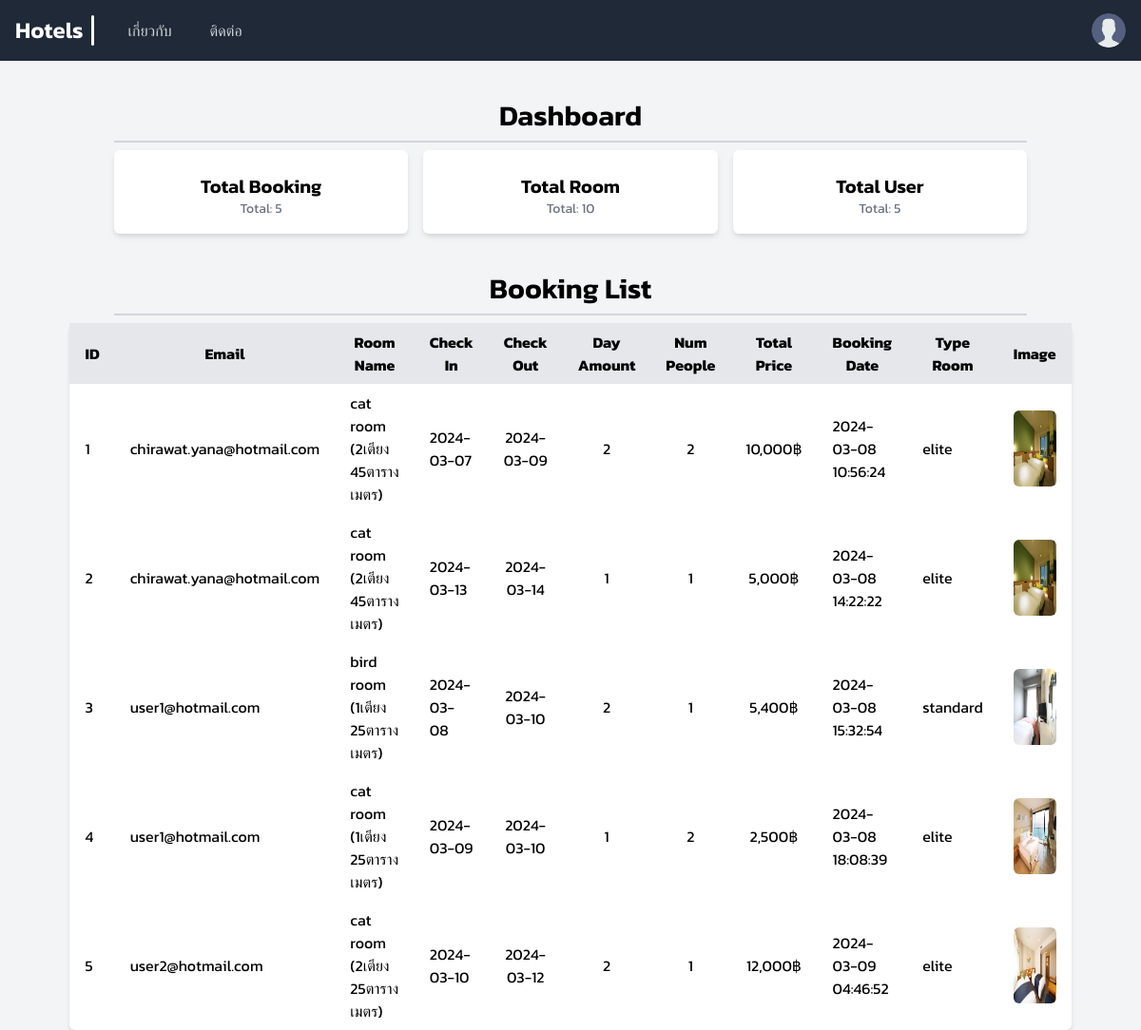
Page /dashboard.php on the committed database.
### tables this page shows
CREATE TABLE `booking` (
  `id` varchar(1000) NOT NULL,
  `user_id` varchar(10) NOT NULL,
  `room_id` varchar(10) NOT NULL,
  `num_people` int(11) NOT NULL,
  `check_in_date` date NOT NULL,
  `check_out_date` date NOT NULL,
  `day_amount` int(11) NOT NULL,
  `total_price` int(11) NOT NULL,
  `booking_date` timestamp NOT NULL DEFAULT current_timestamp() ON UPDATE current_timestamp()
);

CREATE TABLE `user` (
  `id` varchar(10) NOT NULL,
  `email` varchar(255) NOT NULL,
  `password` varchar(20) NOT NULL,
  `phone` varchar(10) NOT NULL,
  `fname` varchar(20) NOT NULL,
  `lname` varchar(20) NOT NULL,
  `role` varchar(5) NOT NULL DEFAULT 'user',
  `create_at` date NOT NULL DEFAULT current_timestamp(),
  `img` varchar(1000) DEFAULT NULL
);

CREATE TABLE `room` (
  `id` varchar(10) NOT NULL,
  `name` varchar(255) NOT NULL,
  `type_id` varchar(10) NOT NULL,
  `detail` varchar(10000) NOT NULL,
  `facility` varchar(10000) NOT NULL,
  `max_people` int(11) NOT NULL,
  `price` int(11) NOT NULL,
  `status` varchar(20) NOT NULL DEFAULT 'available',
  `img` varchar(1000) DEFAULT NULL,
  `create_at` date NOT NULL DEFAULT current_timestamp()
);

CREATE TABLE `type_room` (
  `id` varchar(10) NOT NULL,
  `name` varchar(255) NOT NULL
);

### dashboard.php (the view, shortened to what this page needs)
<?php
    require 'config/database.php';
    $sql = "SELECT booking.id ,user.email as email ,booking.room_id, room.name as room_name, check_in_date as checkIn, check_out_date as checkOut,
    day_amount, num_people, total_price, booking_date, type_room.name as type_room_name, room.img FROM booking INNER JOIN user
    ON user_id = user.id INNER JOIN room ON room_id = room.id INNER JOIN type_room on room.type_id = type_room.id ORDER BY `booking`.`id` ASC";
    $result = mysqli_query($conn, $sql);
    $bookingData = mysqli_fetch_all($result, MYSQLI_ASSOC);
    $sql = "SELECT * FROM room";
    $result = mysqli_query($conn, $sql);
    $roomData = mysqli_fetch_all($result, MYSQLI_ASSOC);
    $sql = "SELECT * FROM user";
    $result = mysqli_query($conn, $sql);
    $userData = mysqli_fetch_all($result, MYSQLI_ASSOC);
?>
<!DOCTYPE html>
<html lang="en">
<head>
    <script src="https://cdn.tailwindcss.com"></script>
    <link rel="stylesheet" href="./assets/css/main.css">
</head>
<body class="bg-[#f3f4f6] min-w-[360px]">
    <?php include './includes/navbar.php'; ?>
    <div class="flex flex-col items-center justify-center mt-10">
        <h1 class="text-3xl font-semibold">Dashboard</h1>
        <div class="w-[80%] h-[2px] bg-gray-300 my-2"></div>
        <div class="w-[80%] grid grid-cols-1 gap-4 sm:grid-cols-2 md:grid-cols-3 lg:grid-cols-3">
            <div class="flex flex-col items-center justify-center bg-white rounded-md shadow-md p-4">
                <h1 class="text-xl font-semibold mt-2">Total Booking</h1>
                <p class="text-sm text-gray-500">Total: <?= count($bookingData) ?></p>
            </div>
            <div class="flex flex-col items-center justify-center bg-white rounded-md shadow-md p-4">
                <h1 class="text-xl font-semibold mt-2">Total Room</h1>
                <p class="text-sm text-gray-500">Total: <?= count($roomData) ?></p>
            </div>
            <div class="flex flex-col items-center justify-center bg-white rounded-md shadow-md p-4">
                <h1 class="text-xl font-semibold mt-2">Total User</h1>
                <p class="text-sm text-gray-500">Total: <?= count($userData) ?></p>
            </div>
        </div>
    </div>
    <div class="flex flex-col items-center justify-center mt-10">
        <h1 class="text-3xl font-semibold">Booking List</h1>
        <div class="w-[80%] h-[2px] bg-gray-300 my-2"></div>
        <table class="w-[80%] bg-white rounded-md shadow-md">
            <thead>
                <tr class="bg-gray-200">
                    <th class="px-4 py-2">ID</th>
                    <th class="px-4 py-2">Email</th>
                    <th class="px-4 py-2">Room Name</th>
                    <th class="px-4 py-2">Check In</th>
                    <th class="px-4 py-2">Check Out</th>
                    <th class="px-4 py-2">Day Amount</th>
                    <th class="px-4 py-2">Num People</th>
                    <th class="px-4 py-2">Total Price</th>
                    <th class="px-4 py-2">Booking Date</th>
                    <th class="px-4 py-2">Type Room</th>
                    <th class="px-4 py-2">Image</th>
                </tr>
            </thead>
            <tbody>
                <?php if ($bookingData !== null) {
                    foreach ($bookingData as $booking) {
                        echo "<tr class='hover:bg-gray-100 transition-all duration-300 ease-in-out'>";
                        echo "<td class='px-4 py-2'>" . $booking['id'] . "</td>";
                        echo "<td class='px-4 py-2'>" . $booking['email'] . "</td>";
                        echo "<td class='px-4 py-2'>" . $booking['room_name'] . "</td>";
                        echo "<td class='px-4 py-2'>" . $booking['checkIn'] . "</td>";
                        echo "<td class='px-2 py-2 text-center'>" . $booking['checkOut'] . "</td>";
                        echo "<td class='px-4 py-2 text-center'>" . $booking['day_amount'] . "</td>";
                        echo "<td class='px-4 py-2 text-center'>" . $booking['num_people'] . "</td>";
                        echo "<td class='px-4 py-2 text-center'>" . number_format($booking['total_price']) . "฿</td>";
                        echo "<td class='px-4 py-2'>" . $booking['booking_date'] . "</td>";
                        echo "<td class='px-4 py-2'>" . $booking['type_room_name'] . "</td>";
                        echo "<td class='px-4 py-2'><img src='./assets/photos/" . $booking['img'] . "' alt='room photo' class='w-20 h-20 rounded-md'></td>";
                        echo "</tr>";
                    }
                } else {
                    echo "<tr><td colspan='11' class='text-center py-2'>No data</td></tr>";
                }
                ?>
            </tbody>
        </table>
    </div>
</body>
</html>

### includes/navbar.php (shortened to what this page needs)
<nav class="bg-gray-800">
  <div class="mx-auto max-w-screen-xl px-4">
    <div class="relative flex h-16 items-center justify-between">
      <div class="flex flex-1 items-center justify-center sm:items-stretch sm:justify-start">
        <div class="flex flex-shrink-0 items-center">
          <a href="./index.php" class="flex items-center space-x-3 rtl:space-x-reverse ">
            <span class="self-center text-2xl font-semibold whitespace-nowrap text-white hover:text-amber-400 transition-all duration-300 ease-in-out">Hotels</span>
          </a>
          <div class="h-[80%] w-[3px] bg-white rounded-md ml-2"></div>
        </div>
        <div class="hidden sm:ml-6 sm:block">
          <div class="flex space-x-4 font-normal text-base">
            <a href='#' class='text-gray-300 hover:bg-gray-700  rounded-md px-3 py-2 hover:text-amber-400 transition-all duration-300 ease-in-out'>เกี่ยวกับ</a>
            <a href='#' class='text-gray-300 hover:bg-gray-700  rounded-md px-3 py-2 hover:text-amber-400 transition-all duration-300 ease-in-out'>ติดต่อ</a>
          </div>
        </div>
      </div>
        <div class="relative ml-3">
          <div>
            <button type="button" class="relative flex rounded-full bg-gray-800 text-sm focus:outline-none focus:ring-2 focus:ring-white
              focus:ring-offset-2 focus:ring-offset-gray-800" id="user-menu-button" aria-expanded="false" aria-haspopup="true">
              <span class="absolute -inset-1.5"></span>
              <?php if ($_SESSION['user']['img'] !== null) {
                  $userImg = $_SESSION['user']['img'];
                  echo "<img class='w-9 h-9 rounded-full' src='./assets/photos/$userImg' alt='user photo'>";
              }else {
                  echo "<img class='w-9 h-9 rounded-full' src='./assets/photos/user.png' alt='user photo'>";
              }?>
            </button>
          </div>
        </div>
      </div>
    </div>
</nav>

### assets/css/main.css (style rules this page uses)
* { font-family: "Kanit", sans-serif; margin: 0; padding: 0; box-sizing: border-box; }

### rows in the picture
booking: id "1", user.email "chirawat.yana@hotmail.com", room.name "cat room (2เตียง 45ตารางเมตร)", check_in_date "2024-03-07", check_out_date "2024-03-09", day_amount "2", num_people "2", total_price "10,000", booking_date "2024-03-08 10:56:24", type_room.name "elite", room.img (picture)
booking: id "2", user.email "chirawat.yana@hotmail.com", room.name "cat room (2เตียง 45ตารางเมตร)", check_in_date "2024-03-13", check_out_date "2024-03-14", day_amount "1", num_people "1", total_price "5,000", booking_date "2024-03-08 14:22:22", type_room.name "elite", room.img (picture)
booking: id "3", user.email "user1@hotmail.com", room.name "bird room (1เตียง 25ตารางเมตร)", check_in_date "2024-03-08", check_out_date "2024-03-10", day_amount "2", num_people "1", total_price "5,400", booking_date "2024-03-08 15:32:54", type_room.name "standard", room.img (picture)
booking: id "4", user.email "user1@hotmail.com", room.name "cat room (1เตียง 25ตารางเมตร)", check_in_date "2024-03-09", check_out_date "2024-03-10", day_amount "1", num_people "2", total_price "2,500", booking_date "2024-03-08 18:08:39", type_room.name "elite", room.img (picture)
booking: id "5", user.email "user2@hotmail.com", room.name "cat room (2เตียง 25ตารางเมตร)", check_in_date "2024-03-10", check_out_date "2024-03-12", day_amount "2", num_people "1", total_price "12,000", booking_date "2024-03-09 04:46:52", type_room.name "elite", room.img (picture)

### other values in the picture
count($bookingData) "5"
count($roomData) "10"
count($userData) "5"
